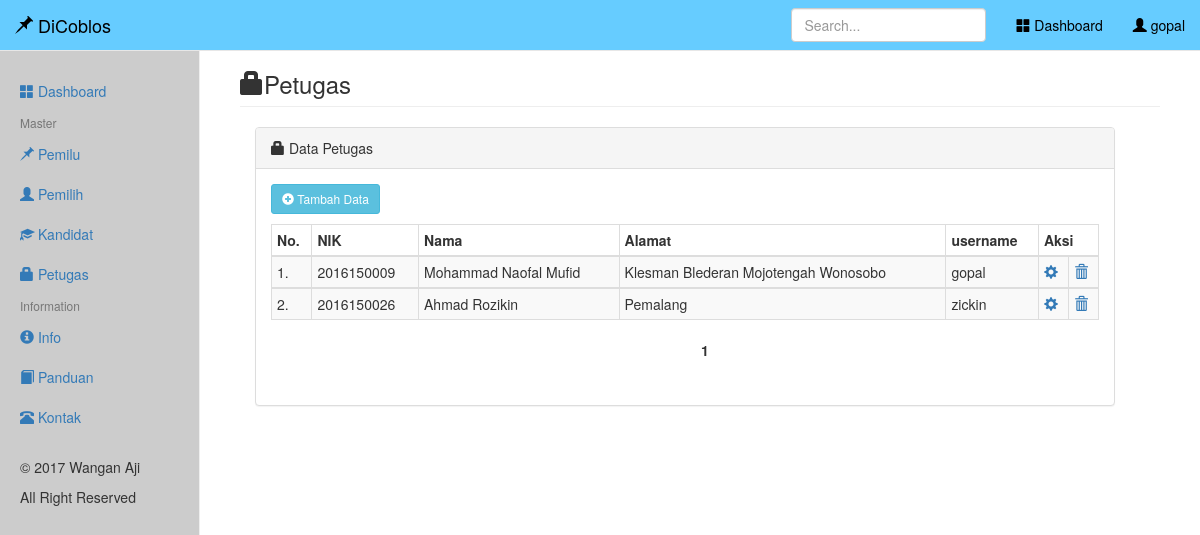
/diadmin/index.php?kanal=petugas (signed in), run on the app's committed database.
### tables this page shows
CREATE TABLE IF NOT EXISTS `petugas` (
  `nik` varchar(16) NOT NULL,
  `username` varchar(30) NOT NULL,
  `password` varchar(30) NOT NULL,
  `nama` varchar(50) NOT NULL,
  `alamat` text NOT NULL,
  `jk` varchar(20) NOT NULL,
  `level` varchar(30) NOT NULL
);

### diadmin/core/core.php (called while the page is built, shortened)
<?php
class Dicoblos
{
    public function TampilData($field,$table,$posisi,$batas){
        $query = mysql_query("SELECT * FROM $table ORDER BY $field limit $posisi,$batas");
        while ($row = mysql_fetch_array($query))
                $data[] = $row;
            return $data;
    }
}

### diadmin/kanal/petugas.php (the view, shortened to what this page needs)
<?php
require_once 'core/core.php';
require_once 'core/library.php';
$ctrl = new Dicoblos();
$lib = new Paging();
$batas = 5;
$posisi = $lib->cariPosisi($batas);
$arrayPtgs = $ctrl->TampilData('username', 'petugas', $posisi, $batas);
?>
    <h3 class="page-header"><span class="glyphicon glyphicon-lock"></span>Petugas</h3>
    <div class="col-sm-8 col-md-12">
    <?php if($_GET['kanal']=='petugas' && $_GET['aksi']=='tambah'){?>
    <div class="panel panel-default">
        <div class="panel-heading">
            <span class="glyphicon glyphicon-plus-sign"></span>&nbsp;&nbsp;Tambah Data Petugas
        </div>
        <div class="panel-body">
            <form class="form-horizontal" action="" method="post" enctype="multipart/form-data">
                <div class="form-group form-group-sm">
                    <label for="nik" class="col-sm-2">NIK :</label>
                    <div class="col-sm-3">
                        <input type="number" name="nik" class="form-control input-sm">
                    </div>
                </div>
                <div class="form-group form-group-sm">
                    <label for="user" class="col-sm-2">Username :</label>
                    <div class="col-sm-3">
                        <input type="text" name="user" class="form-control input-sm">
                    </div>
                </div>
                <div class="form-group form-group-sm">
                    <label for="nama" class="col-sm-2">Nama :</label>
                    <div class="col-sm-4">
                        <input type="text" name="nama" class="form-control input-sm">
                    </div>
                </div>
                <div class="form-group form-group-sm">
                    <label for="alamat" class="col-sm-2">Alamat :</label>
                    <div class="col-sm-5">
                        <textarea name="almt" class="form-control input-sm"></textarea>
                    </div>
                </div>
                <div class="form-group form-group-sm">
                    <label for="gender" class="col-sm-2">Gender :</label>
                    <div class="col-sm-2">
                        <select name="jk" class="form-control input-sm">
                            <option value="Pria">Pria</option>
                            <option value="Wanita">Wanita</option>
                        </select>
                    </div>
                </div>
                <div class="form-group form-group-sm">
                    <label for="level" class="col-sm-2">Level :</label>
                    <div class="col-sm-3">
                        <select name="lvl" class="form-control input-sm">
                            <option value="Admin">Admin</option>
                            <option value="Super Admin">Super Admin</option>
                        </select>
                    </div>
                </div>
                <div class="col-sm-2 col-sm-offset-2">
                    <input type="submit" name="simpan" value=" Simpan " class="btn btn-primary btn-sm" data-id="1" />
                </div>
            </form>
        </div>
    </div>
    <?php }else{ ?>
    <div class="row col-sm-8 col-md-12">
        <div class="panel panel-default">
            <div class="panel-heading"><span class="glyphicon glyphicon-lock"></span> Data Petugas</div>
            <div class="panel-body">
                <p><a href="?kanal=petugas&aksi=tambah" class="btn btn-info btn-sm"><span class="glyphicon glyphicon-plus-sign"></span> Tambah Data</a></p>
                <div class="table-responsive">
                    <table class="table table-striped table-condensed table-bordered table-hover">
                        <thead>
                            <tr>
                                <th>No.</th>
                                <th>NIK</th>
                                <th>Nama</th>
                                <th>Alamat</th>
                                <th>username</th>
                                <th colspan="2">Aksi</th>
                            </tr>
                        </thead>
                    <?php
                    if(count($arrayPtgs)){
                        $no = $posisi+1;
                        foreach ($arrayPtgs as $data){
                            $id = base64_encode($data['nik']);
                            echo "<tbody>
                                <tr>
                                    <td>$no.</td>
                                    <td>$data[nik]</td>
                                    <td>$data[nama]</td>
                                    <td>$data[alamat]</td>
                                    <td>$data[username]</td>
                                    <td>
                                        <a href='?kanal=petugas&aksi=edit&id=$id' class='tip' data-toggle='tooltip' data-placement='bottom' title='Edit data'><i class='glyphicon glyphicon-cog'></i></a>
                                    </td>
                                    <td>
                                        <a href='?kanal=petugas&aksi=hapus&id=$id' class='tip' data-toggle='tooltip' data-placement='bottom' title='Hapus data'><i class='glyphicon glyphicon-trash'></i></a>
                                    </td>
                                </tr>
                            </tbody>";
                        $no++;
                        }
                    }else{
                        echo"<div class='row col-sm-6 col-md-6'>"
                                . "<div class='alert alert-warning'>"
                                    . "<p>Data tidak ditemukan</p>"
                                . "</div>"
                            . "</div>";
                    }
                        echo"</table>";
                        $jml_data = $lib->Jml_data('petugas');
                        $jml_hal = $lib->jumlahHalaman($jml_data, $batas);
                        $link_hal = $lib->navHalaman($_GET['halaman'], $jml_hal);
                        echo"<div class='pager pager-sm'>"
                                    . "<ul>"
                                        . "<li>$link_hal</li>"
                                    . "</ul>"
                            . "</div>";
                    ?>
                </div>
            </div>
        </div>
    </div>
    <?php }
    ?>
    </div>

### diadmin/assets/css/dashboard.css (style rules this page uses)
body { padding-top: 50px; }
.main .page-header { margin-top: 0; }

### data on the page
petugas: nik "2016150009", nama "Mohammad Naofal Mufid", alamat "Klesman Blederan Mojotengah Wonosobo", username "gopal"
petugas: nik "2016150026", nama "Ahmad Rozikin", alamat "Pemalang", username "zickin"

### other printed values
$_SESSION['asma'] "gopal"
